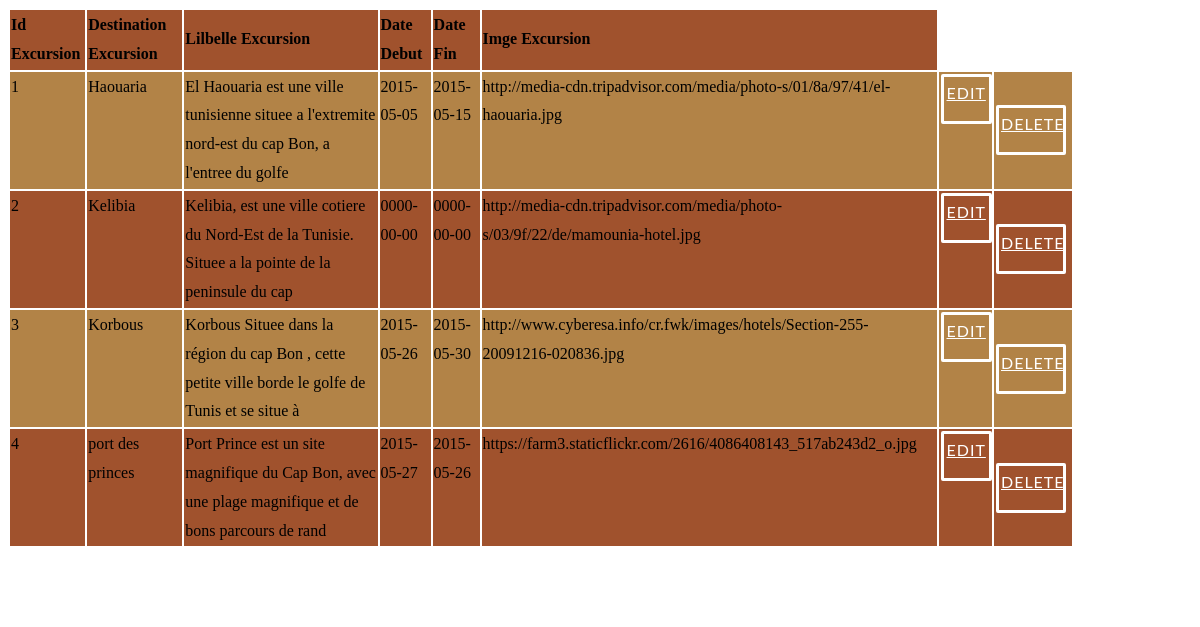
/pfc/cpanel/excursion/list.php, run on the app's committed database.
### tables this page shows
CREATE TABLE IF NOT EXISTS `excursion` (
  `id_excursion` int(11) NOT NULL AUTO_INCREMENT,
  `destination_excursion` varchar(50) NOT NULL,
  `lilbelle_excursion` varchar(100) NOT NULL,
  `date_debut` date NOT NULL,
  `date_fin` date NOT NULL,
  `imge_excursion` varchar(200) NOT NULL,
  PRIMARY KEY (`id_excursion`)
);

### pfc/cpanel/excursion/list.php (the view, shortened to what this page needs)
<HTML>
	<head>
		<link rel="stylesheet" type="text/css" href="../css/view_style.css">
	</head>
<?php
echo "<table border=0 >";
echo "<tr>";
echo "<td><b>Id Excursion</b></td>";
echo "<td><b>Destination Excursion</b></td>";
echo "<td><b>Lilbelle Excursion</b></td>";
echo "<td><b>Date Debut</b></td>";
echo "<td><b>Date Fin</b></td>";
echo "<td><b>Imge Excursion</b></td>";
echo "</tr>";
$result = mysql_query("SELECT * FROM `excursion`") or trigger_error(mysql_error());
while($row = mysql_fetch_array($result)){
foreach($row AS $key => $value) { $row[$key] = stripslashes($value); }
echo "<tr>";
echo "<td valign='top'>" . nl2br( $row['id_excursion']) . "</td>";
echo "<td valign='top'>" . nl2br( $row['destination_excursion']) . "</td>";
echo "<td valign='top'>" . nl2br( $row['lilbelle_excursion']) . "</td>";
echo "<td valign='top'>" . nl2br( $row['date_debut']) . "</td>";
echo "<td valign='top'>" . nl2br( $row['date_fin']) . "</td>";
echo "<td valign='top'>" . nl2br( $row['imge_excursion']) . "</td>";
echo "<td valign='top'><a href=edit.php?id_excursion={$row['id_excursion']} class='popup-button'>Edit</a></td><td><a href=delete.php?id_excursion={$row['id_excursion']} class='popup-button'>Delete</a></td> ";
echo "</tr>";
}
echo "</table>";
echo "<a href=new.php class='popup-button'>New Row</a>";
?>

### pfc/cpanel/css/view_style.css (style rules this page uses)
table { width: 90%; margin :0; height: auto; }
tbody tr:nth-child(even) { background-color: #B28347 !important; line-height : 1.8em; font-size: 100%; }
tbody tr:nth-child(odd) { background-color: #A0522D !important; line-height : 1.8em; font-size: 100%; }
.popup-button { border: 3px solid #FFF !important; padding: 2px !important; background: transparent !important; color: #FFF !important; font-family: 'Lato', Calibri, Arial, sans-serif; font-size: 1em !important; letter-spacing: 1px !important; text-transform: uppercase !important; cursor: pointer !important; display: inline-block !important; width : 80% !important; max-width : 150px; min-height : 40px; margin: 1px !important; border-radius: 2px !important; text-align: center; -webkit-transition: all 0.3s !important; -o-transition: all 0.3s !important; transition: all 0.3s !important; }

### data on the page
excursion: id_excursion "1", destination_excursion "Haouaria", lilbelle_excursion "El Haouaria est une ville tunisienne situee a l'extremite nord-est du cap Bon, a l'entree du golfe", date_debut "2015-05-05", date_fin "2015-05-15", imge_excursion "http://media-cdn.tripadvisor.com/media/photo-s/01/8a/97/41/el-haouaria.jpg"
excursion: id_excursion "2", destination_excursion "Kelibia", lilbelle_excursion "Kelibia, est une ville cotiere du Nord-Est de la Tunisie. Situee a la pointe de la peninsule du cap", date_debut "0000-00-00", date_fin "0000-00-00", imge_excursion "http://media-cdn.tripadvisor.com/media/photo-s/03/9f/22/de/mamounia-hotel.jpg"
excursion: id_excursion "3", destination_excursion "Korbous", lilbelle_excursion "Korbous Situee dans la région du cap Bon , cette petite ville borde le golfe de Tunis et se situe à", date_debut "2015-05-26", date_fin "2015-05-30", imge_excursion "http://www.cyberesa.info/cr.fwk/images/hotels/Section-255-20091216-020836.jpg"
excursion: id_excursion "4", destination_excursion "port des princes", lilbelle_excursion "Port Prince est un site magnifique du Cap Bon, avec une plage magnifique et de bons parcours de rand", date_debut "2015-05-27", date_fin "2015-05-26", imge_excursion "https://farm3.staticflickr.com/2616/4086408143_517ab243d2_o.jpg"
